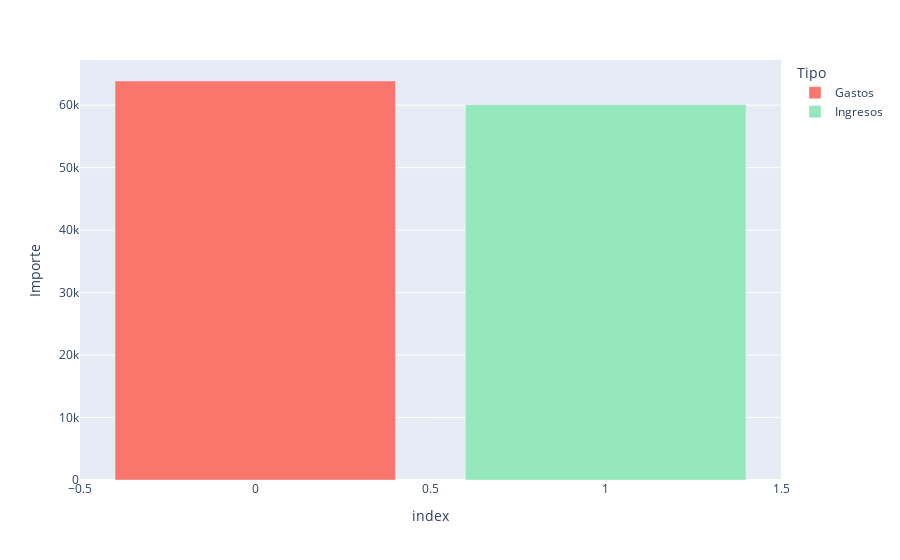

Write notebook code for a chart like this one.
### Code cell
import plotly.express as px
fig = px.bar(df_total, color = "Tipo", y='Importe', color_discrete_map=color_discrete_map)
fig.show()

### Figure 1 — Plotly figure (JSON) as saved in the notebook; plotly's stock layout.template omitted (floating-point values rounded to 4 significant figures)
{"data": [{"alignmentgroup": "True", "hovertemplate": "Tipo=Gastos<br>index=%{x}<br>Importe=%{y}<extra></extra>", "legendgroup": "Gastos", "marker": {"color": "#F8766B", "pattern": {"shape": ""}}, "name": "Gastos", "offsetgroup": "Gastos", "orientation": "v", "showlegend": true, "textposition": "auto", "type": "bar", "x": [0], "xaxis": "x", "y": [63870.0], "yaxis": "y"}, {"alignmentgroup": "True", "hovertemplate": "Tipo=Ingresos<br>index=%{x}<br>Importe=%{y}<extra></extra>", "legendgroup": "Ingresos", "marker": {"color": "#94E8BB", "pattern": {"shape": ""}}, "name": "Ingresos", "offsetgroup": "Ingresos", "orientation": "v", "showlegend": true, "textposition": "auto", "type": "bar", "x": [1], "xaxis": "x", "y": [60090.0], "yaxis": "y"}], "layout": {"autosize": true, "barmode": "relative", "legend": {"title": {"text": "Tipo"}, "tracegroupgap": 0}, "margin": {"t": 60}, "xaxis": {"anchor": "y", "autorange": true, "domain": [0, 1], "range": [-0.5, 1.5], "title": {"text": "index"}, "type": "linear"}, "yaxis": {"anchor": "x", "autorange": true, "domain": [0, 1], "range": [0, 67230.0], "title": {"text": "Importe"}, "type": "linear"}}}
